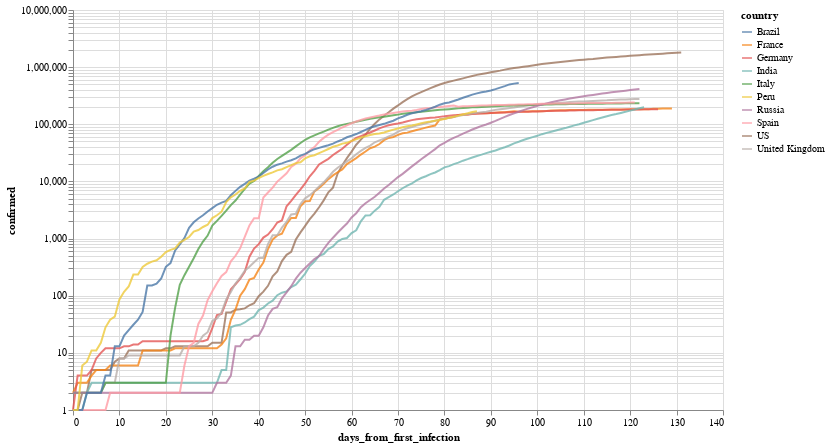

Write notebook code for a chart like this one.
### Markdown cell above
Por ejemplo, evolución (interactiva!) de los paises con mas infectados

### Code cell
total_confirmed_by_country = global_df.groupby('country').confirmed.max().sort_values(ascending=False)
selected_countries = total_confirmed_by_country[total_confirmed_by_country > 1000].index

plot_df = global_df[
    (global_df.confirmed > 0) & 
    (global_df.country.isin(selected_countries[:10]))
].sort_values('date')

selection = alt.selection_multi(
    fields=['country'], 
    bind='legend', 
    init=[{'country': c} for c in selected_countries[:10]]
)


(
    alt.Chart(plot_df)
       .mark_line()
       .encode(
           x='days_from_first_infection', 
           y=alt.Y('confirmed', scale=alt.Scale(type='log')), 
           color='country',
           opacity=alt.condition(selection, alt.value(.8), alt.value(.05))
       ).add_selection(selection)
        .properties(width=650, height=400)
       
)

### Figure 1 — Vega-Lite specification as saved in the notebook (floating-point values rounded to 4 significant figures; data arrays with more than 128 entries replaced by an {"elided": "..."} marker saying what was removed)
{"config": {"view": {"continuousWidth": 400, "continuousHeight": 300}}, "data": {"name": "data-6344e612bcf6840b328c867812a42ccf"}, "mark": "line", "encoding": {"color": {"type": "nominal", "field": "country"}, "opacity": {"condition": {"value": 0.8, "selection": "selector001"}, "value": 0.05}, "x": {"type": "quantitative", "field": "days_from_first_infection"}, "y": {"type": "quantitative", "field": "confirmed", "scale": {"type": "log"}}}, "height": 400, "selection": {"selector001": {"type": "multi", "fields": ["country"], "bind": "legend", "init": [{"country": "US"}, {"country": "Brazil"}, {"country": "Russia"}, {"country": "United Kingdom"}, {"country": "Spain"}, {"country": "Italy"}, {"country": "India"}, {"country": "France"}, {"country": "Germany"}, {"country": "Peru"}]}}, "width": 650, "$schema": "https://vega.github.io/schema/vega-lite/v4.8.1.json", "datasets": {"data-6344e612bcf6840b328c867812a42ccf": {"elided": "1189 records"}}}
